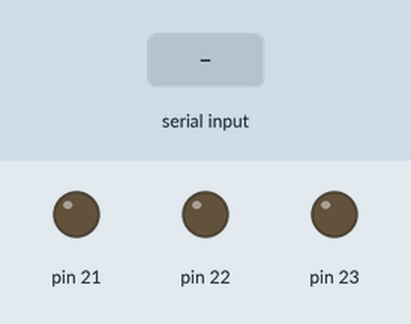
Recording of a sketch running on a simulated Arduino Mega 2560, built with avr-gcc and run on an emulated ATmega2560. Shown: output pins drawn as LEDs (lit = HIGH). The inputs (shaded band) are chosen by the test bench.

Above: at 1.2 s.
1.3 s: "1" received over Serial
At 2.6 s:
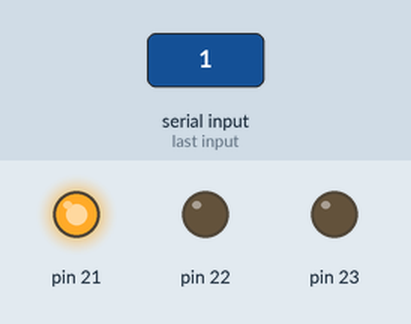
4.3 s: "2" received over Serial
At 5.6 s:
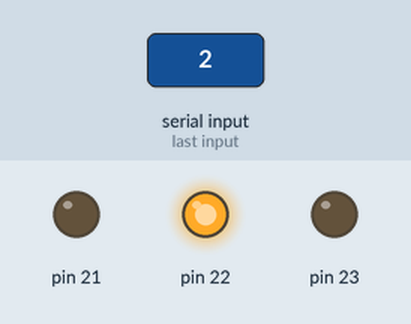
6.8 s: "3" received over Serial
At 9.9 s:
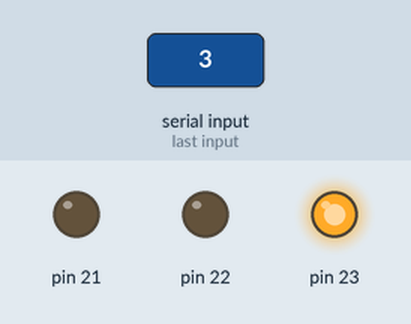
Timing chart, 0 to 12.8 s (numbered marks = the images above; inputs shaded):
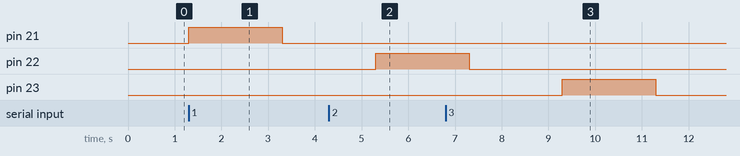

The sketch:

p3.5.ino
```cpp
void setup() {
Serial.begin(9600);
for(int i=21;i<=23;i++){
pinMode(i,OUTPUT);
}
}
void loop() {
char opcion;
if(Serial.available()>0){
opcion=Serial.read();
switch(opcion){
case '1': digitalWrite(21,HIGH);
delay(2000);
digitalWrite(21,LOW);
delay(2000);
break;
case '2': digitalWrite(22,HIGH);

delay(2000);
digitalWrite(22,LOW);
delay(2000);
break;
case '3': digitalWrite(23,HIGH);
delay(2000);
digitalWrite(23,LOW);
delay(2000);
break;
}
}
}
```

Measured:
- after the input at 1.3 s, pin 21: LOW → HIGH at once, → LOW 2.0 s later
- after the input at 4.3 s, pin 22: LOW → HIGH after 1.0 s
- after the input at 6.8 s, pin 23: LOW → HIGH after 2.5 s, → LOW 2.0 s later
